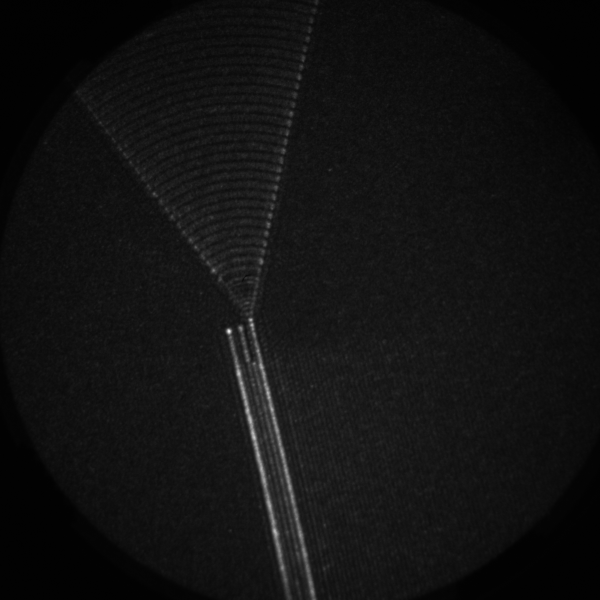
#> input picture fig/laser435nm_x-0.934y0.507fov30um.png, 1200 x 1200 px (shown at 1/2 size); its folder holds only this picture in this run
$ python main.py
#> lines starting #> are read from the running program, lines starting #| are printed output that depends on the picture; after the words box and inside, x2 and y2 are one past the last pixel; in counts of white or black regions, pixels touching at a corner belong together
### file.py
import cv2
import os
import numpy as np
import glob
from helper import *
import re
import matplotlib.pyplot as plt
from detect import DetectMethod
from phase import SignalProcessing
import tqdm

class ImagePool():

    def __init__(self):
        pass
        self.imagepool:list[dict]=[]
        self.get_images()

    def get_images_path(self)->list[str]:
        png_files = glob.glob(os.path.join(SRC_DIR, '*.png'))
        return png_files

    def get_image_name(self,img_path:str)->str:
        return os.path.splitext(os.path.basename(img_path))[0]

    def get_images(self):
        for img_path in self.get_images_path():
            img_name=self.get_image_name(img_path)
            img_ndarray = cv2.imread(img_path, cv2.IMREAD_GRAYSCALE)
#> img_ndarray is the input picture: shape (1200, 1200); min 0, max 255, mean 17.6


            img_dict=dict()
            img_dict["name"]=img_name
            img_dict["ndarray"]=img_ndarray
            for key,value in self.detect_parameters(img_name).items():
                img_dict[key]=value
#> after the loop, img_dict = 6 items

            self.imagepool.append(img_dict)

    def detect_parameters(self,img_name:str)->dict:
        para_dict=dict()

        wavelength_pattern=re.compile(r".?laser(\d+)nm.?")
        wavelength_match=re.match(wavelength_pattern,img_name)
        wavelength=wavelength_match.group(1) if wavelength_match else 0
        para_dict["wavelength"]=wavelength

        x_pattern=re.compile(r".+x(-?\d?\.\d+).+")
        x_match=re.match(x_pattern,img_name)
        x = x_match.group(1) if x_match else 0
        para_dict["x"]=x

        y_pattern=re.compile(r".+y(-?\d?\.\d+).+")
        y_match=re.match(y_pattern,img_name)
        y = y_match.group(1) if y_match else 0
        para_dict["y"]=y

        fov_pattern=re.compile(r".+fov(\d+)um.?")
        fov_match=re.match(fov_pattern,img_name)
        fov = fov_match.group(1) if fov_match else 0
        para_dict["fov"]=fov

        return para_dict

    def single_img_process(self,img_dict:dict):
        try:
            img_array=img_dict["ndarray"]
        except:
            raise Exception("img_array not correctly generated")

        img_result_folder=makedir(RESULT_DIR,img_dict["name"])


        # rotate and detect
        img_detect = DetectMethod(img_array)
        img_dict["strong_rows"], ref_img = img_detect.detect_waveguide_row()
        plt.imshow(ref_img)
        plt.savefig(os.path.join(img_result_folder,"ref_img.png"),dpi=600)
        plt.close()

        # capture phase
        for signal_dict in img_dict["strong_rows"]:
            signal_result_folder=makedir(img_result_folder,str(signal_dict["start"]))
            np.save(os.path.join(signal_result_folder,"origin_signal.npy"),signal_dict["mean_signal"])
            fov=img_dict["fov"]
            signal_process=SignalProcessing(signal_result_folder,signal_dict["mean_signal"],fov)
            processed_output_ifft=signal_process.medium_filter()
            signal_process.hilbert_phase(processed_output_ifft)


    def full_img_process(self):
        for img_dict in tqdm.tqdm(self.imagepool):
            self.single_img_process(img_dict)
#> this loop made 1 pass
#> pass 1, in HOGE, `edges = cv2.Canny(image_blurred,threshold1=50,threshold2=100)`:
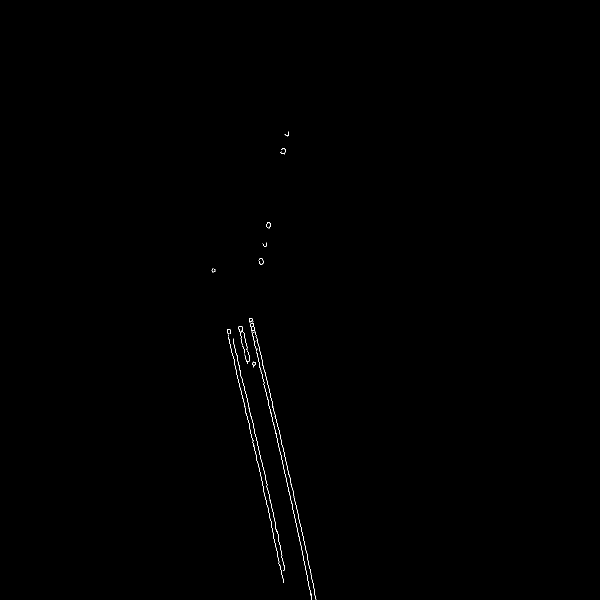
#> edges: shape (1200, 1200) (shown at 1/2 size); 0.18% white in thin lines or dots, all inside (x1, y1, x2, y2) = (423, 263, 633, 1200)
#> pass 1, in rotate_image, `rotated_image = cv2.warpAffine(image, rotation_matrix, (width, height))`:
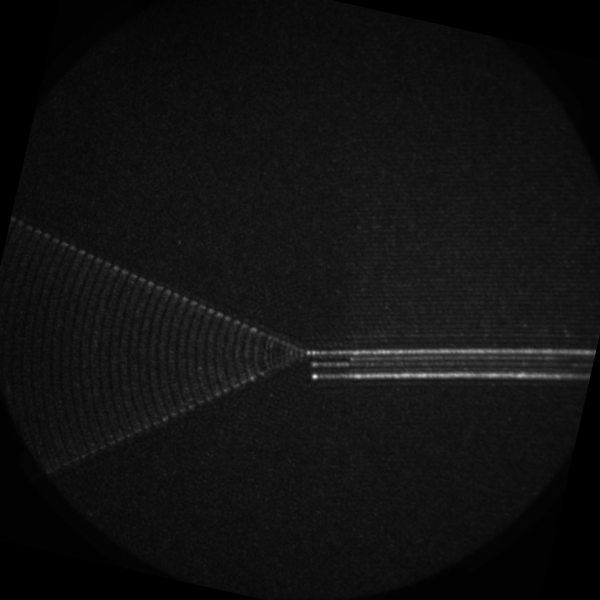
#> rotated_image: shape (1200, 1200) (shown at 1/2 size); min 0, max 251, mean 17.3
#> pass 1, in single_img_process, `plt.savefig(os.path.join(img_result_folder,"ref_img.png"),dpi=600)`:
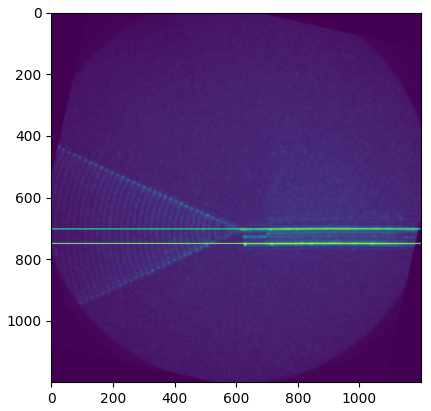
#> figure drawn by matplotlib, 1 panel
#> pass 1, in medium_filter, `plt.savefig(os.path.join(self.result_dir,"clip_signal.png"),dpi=600)`:
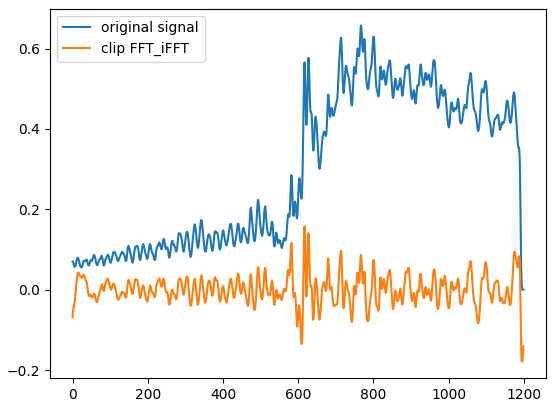
#> figure drawn by matplotlib, 1 panel; curve peaks at x = 767, y = 0.658; curve peaks at x = 617, y = 0.158
#> pass 1, in hilbert_phase, `plt.savefig(os.path.join(self.result_dir,"phase.png"),dpi=600)`:
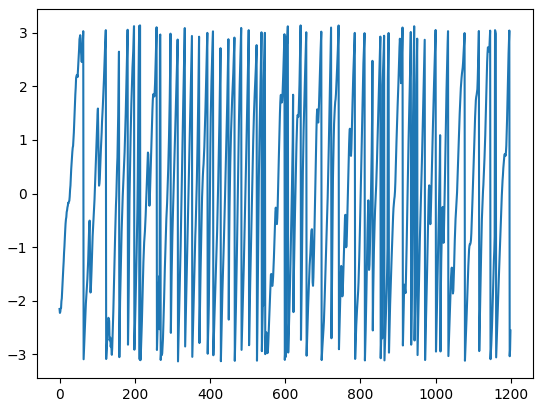
#> figure drawn by matplotlib, 1 panel; curve peaks at x = 214, y = 3.14
#> pass 1, in medium_filter (call 2), `plt.savefig(os.path.join(self.result_dir,"clip_signal.png"),dpi=600)`:
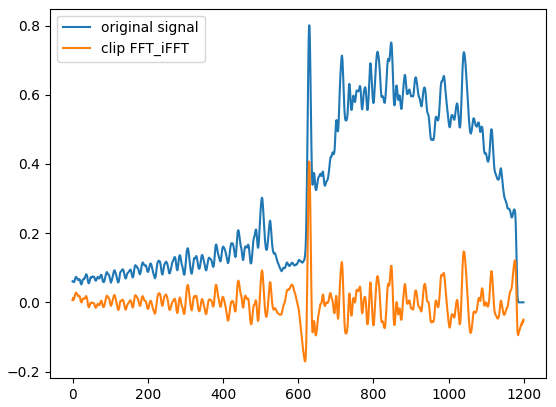
#> figure drawn by matplotlib, 1 panel; curve peaks at x = 629, y = 0.801; curve peaks at x = 629, y = 0.407
#> pass 1, in hilbert_phase (call 2), `plt.savefig(os.path.join(self.result_dir,"phase.png"),dpi=600)`:
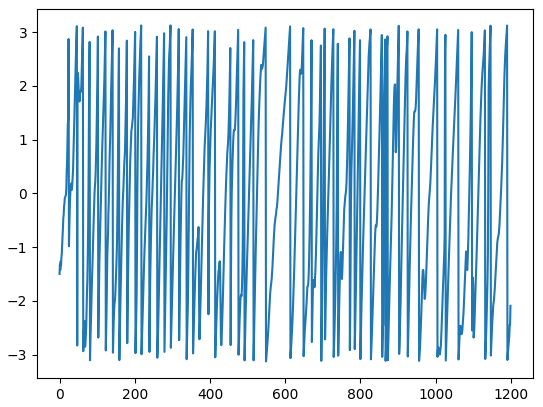
#> figure drawn by matplotlib, 1 panel; curve peaks at x = 295, y = 3.12

### detect.py
import cv2
import numpy as np
import matplotlib.pyplot as plt
from helper import *
import copy

class DetectMethod():

    def __init__(self,img_array:np.ndarray=None,blur:bool=True):
        self.blur=blur
        self.img_array=img_array

    def test_init(self,img_path:str):
        self.img_array = cv2.imread(img_path, cv2.IMREAD_GRAYSCALE)

    @property
    def height_width(self):
        height,width =self.img_array.shape[0],self.img_array.shape[1]
        return height,width


    def HOGE(self,show:bool=False):
        ''''
            use HOGE and K-means to get waveguide line
        '''

        image_blurred = cv2.GaussianBlur(self.img_array,ksize=(9,9),sigmaX=-1,sigmaY=-1)
        edges = cv2.Canny(image_blurred,threshold1=50,threshold2=100)
        lines = cv2.HoughLines(edges,rho=1,theta=np.pi/180,threshold=110,min_theta=0,max_theta=np.pi)

        # to print scatter
        lines = list(zip(*list(map(lambda x:x[0].tolist(),lines)))) # get x_list,y_list format data

        if show:
            self.show_HOGE(lines)

        return lines

    def horizontal_waveguide(self):
        lines=self.HOGE()

        # get rotate angle
        angle=np.mean(np.array(lines[1]))

        horizonal_img=rotate_image(*self.height_width,self.img_array,180*(angle/np.pi)-90)

        return horizonal_img

    def img_blur(self,img:np.ndarray):
        image_blurred = cv2.GaussianBlur(img,ksize=(9,9),sigmaX=-1,sigmaY=-1)
        return image_blurred


    # [17 lines left out: function show_HOGE, not called in this run]

    def detect_waveguide_row(self):
        horizon_img=self.horizontal_waveguide()
        if self.blur:
            horizon_img=self.img_blur(horizon_img)

        # normalize
        horizon_img = horizon_img/np.max(horizon_img)

        strong_rows=[]
        last_row=0
        row_signal_buffer=np.zeros(horizon_img.shape[1])

        strong_rows.append(dict())
        for row in range(horizon_img.shape[0]):
            if np.mean(horizon_img[row])>SIGNAL_RATE:
                if last_row==0:
                    strong_rows[-1]["start"]=row

                elif last_row!=row-1:
                    strong_rows[-1]["end"]=last_row
                    strong_rows[-1]["mean_signal"]=row_signal_buffer
                    row_signal_buffer=np.zeros(horizon_img.shape[1])
                    strong_rows.append(dict())
                    strong_rows[-1]["start"]=row


                row_signal_buffer+=horizon_img[row]
                last_row=row

        strong_rows[-1]["end"]=last_row
        strong_rows[-1]["mean_signal"]=row_signal_buffer

        for strong_rows_dict in strong_rows:
            assert len(strong_rows_dict)==3, "no valid strong rows"
            length=strong_rows_dict["end"]-strong_rows_dict["start"]+1
            strong_rows_dict["mean_signal"]=strong_rows_dict["mean_signal"]/length
            # print(strong_rows_dict)

            # draw the referring line
            line_mean=(strong_rows_dict["start"]+strong_rows_dict["end"])//2
            cv2.line(horizon_img, (0,line_mean), (horizon_img.shape[1]-1,line_mean), 1, 2)

            # test_plot(strong_rows_dict["mean_signal"])

        # test_show(horizon_img)
        return strong_rows, horizon_img

### helper.py
import sys
import os
import matplotlib.pyplot as plt
import numpy as np
import copy
import cv2
import shutil

ROOT_DIR=os.path.dirname(__file__)

SRC_DIR=os.path.join(ROOT_DIR,"fig")

RESULT_DIR=os.path.join(ROOT_DIR,"result")

SIGNAL_RATE=0.25


def test_show(img:np.ndarray):
    plt.imshow(img)
    plt.show()

def test_scatter(point_list:list):
    plt.scatter(point_list[0],point_list[1])
    plt.show()

def test_plot(signal:np.ndarray):
    plt.plot(signal)
    plt.show()


def rotate_image(height:int, width:int, img_array:np.ndarray, angle:float):
    image = copy.deepcopy(img_array)
    center = (width // 2, height // 2)
    rotation_matrix = cv2.getRotationMatrix2D(center, angle, 1.0)
    rotated_image = cv2.warpAffine(image, rotation_matrix, (width, height))
    return rotated_image

def makedir(parent_folder:str,new_folder_name:str):
    new_folder_path = os.path.join(parent_folder, new_folder_name)

    if os.path.exists(new_folder_path):
        shutil.rmtree(new_folder_path)

    try:
        os.makedirs(new_folder_path, exist_ok=True)
        # print(f'successfully create new folder: {new_folder_path}')
    except Exception as e:
        print(f'error creating new folder: {e}')

    return new_folder_path

### phase.py
import numpy as np
import matplotlib.pyplot
from helper import *
from scipy.signal import hilbert


class SignalProcessing():

    def __init__(self,result_dir:str, signal_row:list[dict],fov:float=20.0):
        self.result_dir=result_dir
        self.fov = float(fov)
        self.signal=signal_row

    def FFT(self):
        signal_freq=np.fft.fftfreq(len(self.signal))
        signal_fft=np.fft.fft(self.signal)*(signal_freq/(signal_freq+1e-10))
        # no_base_signal=np.fft.ifft(signal_fft)
        return signal_freq,signal_fft

    def iFFT(self,fft_signal:np.ndarray):
        return np.fft.ifft(fft_signal)

    def medium_filter(self,Low_Ratio:float=0.01/20,High_Ratio:float=0.3/20)->np.ndarray:
        fft_freq, fft_result=self.FFT()
        lower_bound=Low_Ratio*self.fov
        hyper_bound=High_Ratio*self.fov

        processed_output_fft=np.zeros(fft_result.shape[0],dtype=complex)

        for i in range(fft_result.shape[0]):
            if fft_freq[i]<=-lower_bound and fft_freq[i] >= -hyper_bound:
                processed_output_fft[i]=fft_result[i]
            elif fft_freq[i]>=lower_bound and fft_freq[i] <= hyper_bound:
                processed_output_fft[i]=fft_result[i]

        plt.plot(fft_freq,np.abs(fft_result),label="FFT")
        plt.plot(fft_freq,np.abs(processed_output_fft),label="clip FFT")
        plt.legend()
        plt.savefig(os.path.join(self.result_dir,"FFT.png"),dpi=600)
        plt.close()


        processed_output_ifft=self.iFFT(processed_output_fft)
        plt.plot(self.signal,label="original signal")
        plt.plot(np.real(processed_output_ifft),label="clip FFT_iFFT")
        plt.legend()
        plt.savefig(os.path.join(self.result_dir,"clip_signal.png"),dpi=600)
        plt.close()
        return processed_output_ifft

    def hilbert_phase(self,processed_output_ifft:np.ndarray):
        hilbert_output=hilbert(np.real(processed_output_ifft))
        output_angle=np.angle(hilbert_output)
        plt.plot(output_angle)
        plt.savefig(os.path.join(self.result_dir,"phase.png"),dpi=600)
        plt.close()
        np.save(os.path.join(self.result_dir,"phase.npy"),output_angle)
        return output_angle


# [9 lines of commented-out code are left out]

### main.py
from file import *

def main():
    main_process=ImagePool()
    main_process.full_img_process()


if __name__ == "__main__":
    main()

$ run again, on fig/laser435nm_x-1.029y0.517fov10um_exp2s_avr8_obj2040.5.png
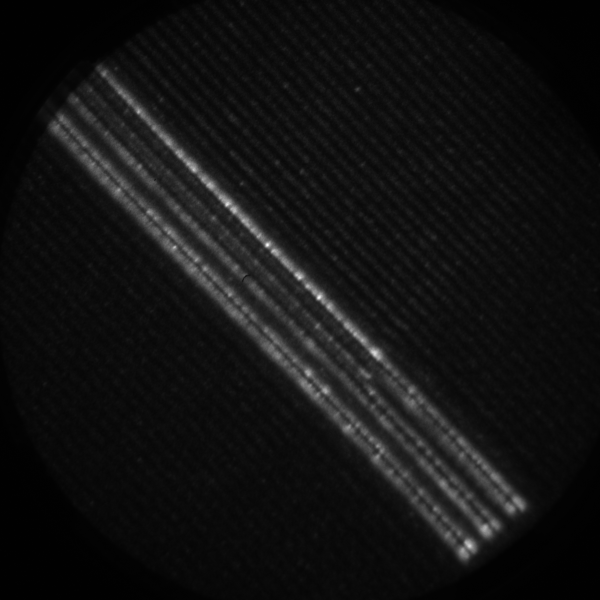
#> input picture fig/laser435nm_x-1.029y0.517fov10um_exp2s_avr8_obj2040.5.png, 1200 x 1200 px (shown at 1/2 size)
#> in get_images, img_ndarray is the input picture: shape (1200, 1200); min 0, max 255, mean 18.1
#> after the loop in get_images, `for key,value in self.detect_parameters(img_name).items():`: img_dict = 6 items
#> the loop in full_img_process, `for img_dict in tqdm.tqdm(self.imagepool):` made 1 pass
#> pass 1, in HOGE, `edges = cv2.Canny(image_blurred,threshold1=50,threshold2=100)`:
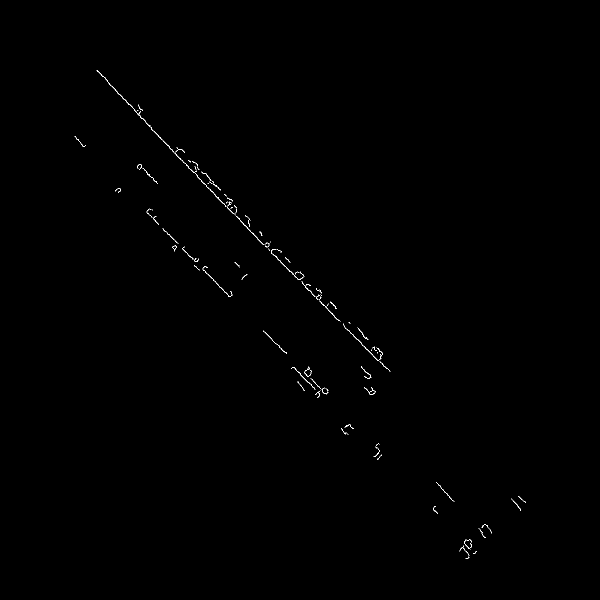
#> edges: shape (1200, 1200) (shown at 1/2 size); 0.22% white in thin lines or dots, all inside (x1, y1, x2, y2) = (149, 140, 1052, 1118)
#> pass 1, in hilbert_phase (call 3), `plt.savefig(os.path.join(self.result_dir,"phase.png"),dpi=600)`:
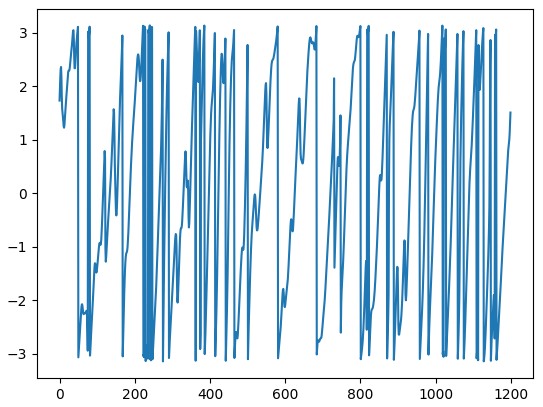
#> figure drawn by matplotlib, 1 panel; curve peaks at x = 240, y = 3.14
